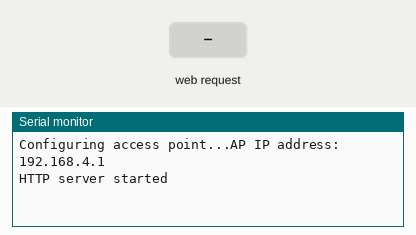
Bench run of a sketch on a simulated ESP8266 (NodeMCU). On the bench: the last lines printed to the serial monitor. The inputs (shaded band) are chosen by the test bench.

Above: at 2.2 s.
2.3 s: HTTP request GET /data?data=1 received
At 2.9 s:
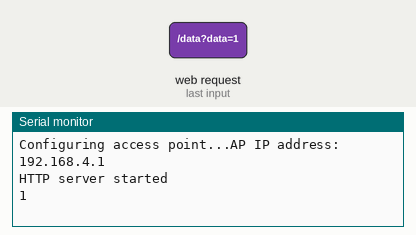
3.8 s: HTTP request GET /data?data=0 received
At 5.2 s:
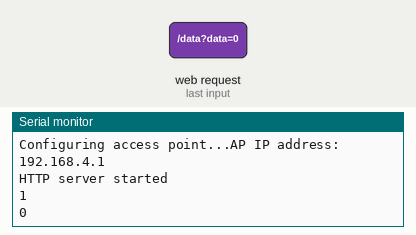

The sketch:

HostServer.ino
```cpp
#include <ESP8266WiFi.h>
#include <WiFiClient.h>
#include <ESP8266WebServer.h>

#ifndef APSSID
#define APSSID "ESPap"
#define APPSK  "thereisnospoon"
#endif

const char *ssid = APSSID;
const char *password = APPSK;

ESP8266WebServer server(80);

void handleRoot() {
  server.send(200, "text/html", "<h1>You are connected</h1>");
}

void handleData(){
  Serial.println(server.arg("data"));
  server.send(200, "text/html", "Hello world");
}

void setup() {
  delay(1000);
  Serial.begin(115200);
  Serial.println();
  Serial.print("Configuring access point...");
  WiFi.softAP(ssid, password);

  IPAddress myIP = WiFi.softAPIP();
  Serial.print("AP IP address: ");
  Serial.println(myIP);
  server.on("/", handleRoot);
  server.on("/data", handleData);
  server.begin();
  Serial.println("HTTP server started");
}

void loop() {
  server.handleClient();
}
```

Measured:
- after the input at 2.3 s, the serial monitor: prints a new line at once (image 1)
- after the input at 3.8 s, the serial monitor: prints a new line at once (image 2)
